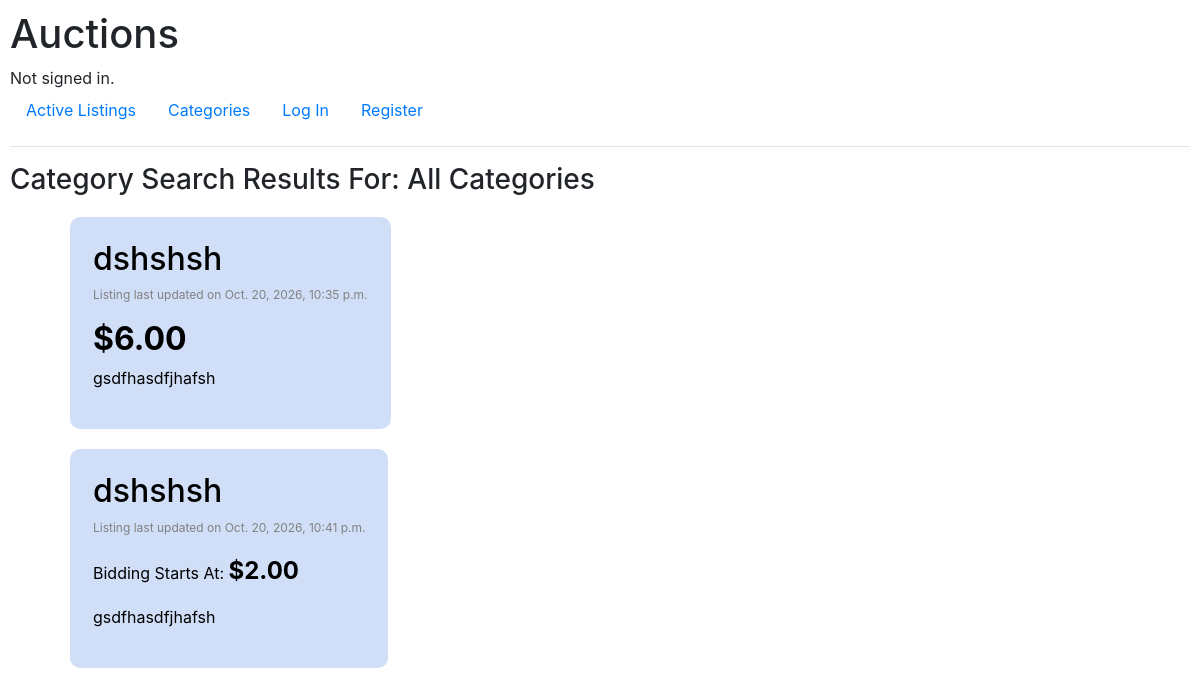
/categories/AC, run on an earlier commit of the app's database.
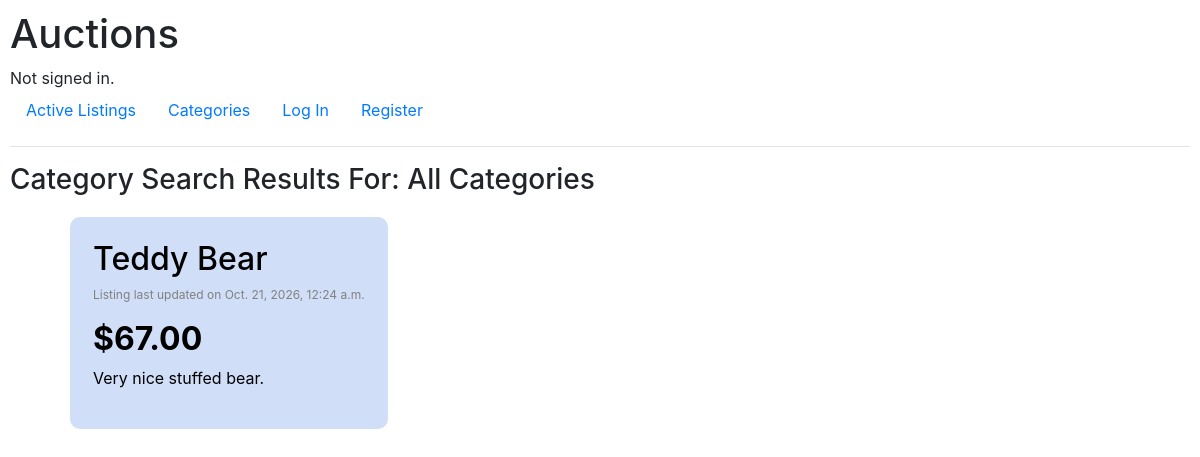
And on a later commit of the database.
### auctions/models.py (models this page shows, shortened)
class Item(models.Model):
    item_owner = models.ForeignKey(User, to_field='id', on_delete=models.CASCADE, related_name="owned_item")
    item_name = models.CharField(max_length=64)
    item_image_link = models.CharField(max_length=500)
    item_starting_bid = models.DecimalField(decimal_places=2, max_digits=19)
    item_posted_time = models.DateTimeField(auto_now_add=True)
    item_last_updated = models.DateTimeField(auto_now=True)
    item_sold = models.BooleanField(default=False)
    @property
    def item_current_bid(self):
        highest_bid = ItemBid.objects.filter(
            item=self.id
        ).order_by('-bid').first()
        if highest_bid:
            return highest_bid.bid
        return None
    class item_type(models.TextChoices):
        AllCategories = 'AC', _('All Categories')
        Antiques = 'AN', _('Antiques')
        Art = 'AR', _('Art')
        Baby = 'BA', _('Baby')
        Books = 'BO', _('Books')
        BusinessIndustrial = 'BI', _('Business & Industrial')
        CamerasPhoto = 'CP', _('Cameras & Photo')
        CellPhonesAccessories = 'CA', _('Cell Phones & Accessories')
        ClothingShoesAccessories = 'CS', _('Clothing, Shoes & Accessories')
        CoinsPaperMoney = 'CO', _('Coins & Paper Money')
        Collectibles = 'CL', _('Collectibles')
        ComputersTabletsNetworking = 'CT', _('Computers/Tablets & Networking')
        ConsumerElectronics = 'CE', _('Consumer Electronics')
        Crafts = 'CR', _('Crafts')
        DollsBears = 'DB', _('Dolls & Bears')
        DVDsMovies = 'DM', _('DVDs & Movies')
        EntertainmentMemorabilia = 'EM', _('Entertainment Memorabilia')
        EverythingElse = 'EE', _('Everything Else')
        GiftCards = 'GC', _('Gift Cards')
        HealthBeauty = 'HB', _('Health & Beauty')
        HomeGarden = 'HG', _('Home & Garden')
        JewelryWatches = 'JW', _('Jewelry & Watches')
        Music = 'MU', _('Music')
        MusicalInstrumentsGear = 'MI', _('Musical Instruments & Gear')
        PetSupplies = 'PS', _('Pet Supplies')
        PotteryGlass = 'PG', _('Pottery & Glass')
        RealEstate = 'RE', _('Real Estate')
        SpecialtyServices = 'SS', _('Specialty Services')
        SportingGoods = 'SG', _('Sporting Goods')
        SportsMemorabilia = 'SM', _('Sports Mem, Cards & Fan Shop')
        Stamps = 'ST', _('Stamps')
        Tickets = 'TI', _('Tickets & Experiences')
        ToysHobbies = 'TH', _('Toys & Hobbies')
        Travel = 'TR', _('Travel')
        VideoGamesConsoles = 'VG', _('Video Games & Consoles')
    item_type = models.CharField(
        max_length=2,
        choices=item_type,
        default=item_type.AllCategories
        )

class ItemBid(models.Model):
    user = models.ForeignKey(User, on_delete=models.CASCADE, related_name="user_bidding")
    item = models.PositiveIntegerField(Item)
    bid = models.DecimalField(decimal_places=2, max_digits=19)

class ItemDescription(models.Model):
    item = models.OneToOneField(Item, on_delete=models.CASCADE, primary_key=True)
    item_description = models.CharField(max_length=1000)

### categories/views.py (the view)
# urls.py: path("<str:input_item_type>", views.categories_listings, name="categories_listings")
def categories_listings(request, input_item_type):
    valid_types = [value for value, label in Item.item_type.field.choices]
    if input_item_type in valid_types:
        label = dict(Item._meta.get_field("item_type").choices).get(input_item_type)
        if Item.objects.filter(item_type=input_item_type).exists():
            items = Item.objects.filter(item_type=input_item_type)
            return render(request, "categories/categories_listings.html", {
                    "items": items,
                    "input_item_type": label
                })
        else:
            return render(request, "categories/categories_listings.html", {
                "input_item_type": label
            })
    else:
        return render(request, "categories/categories_listings.html", {
            "message": "Category Specified Is Not In System."
        })

### categories/templates/categories/categories_listings.html (shortened to what this page needs)
{% extends "auctions/layout.html" %}
{% block body %}
    <h3>Category Search Results For: {{ input_item_type }}</h3>
    {% if message %}
        <div class="alert alert-danger" role="alert">
            {{ message }}
        </div>
    {% elif items %}
        <ul>
            {% for item in items %}
                <div class="index-listing-container">
                    <a href="{% url 'listings:listing' item.id %}" class="fill-div">
                        <div class="index-listing">
                            <h2 class="listing-text">{{ item.item_name }}</h2>
                            <p class="listing-created-date">Listing last updated on {{ item.item_posted_time }}</p>
                            {% if item.item_current_bid is None %}
                                <p class="listing-text">Bidding Starts At: <span style="font-size: 1.5em; margin-right: 10px;"><b> ${{ item.item_starting_bid }}</b></span></p>
                            {% else %}
                                <p class="listing-text"><h2><b class="listing-text">${{ item.item_current_bid }}</b></h2>
                            {% endif %}
                            <p class="listing-text">{{ item.itemdescription.item_description }}</p>
                        </div>
                    </a>
                </div>
            {% empty %}
                <div class="alert alert-primary" role="alert">
                    No listings to display.
                </div>
            {% endfor %}
        </ul>
    {% else %}
        <div class="alert alert-primary" role="alert">
            There are currently no listings for this category.
        </div>
    {% endif %}
{% endblock %}

What changed in the data, as far as the page shows it:
removed Item: item_name "dshshsh", item_posted_time "Oct. 20, 2026, 10:35 p.m.", item_current_bid "6.00", itemdescription.item_description "gsdfhasdfjhafsh"
no longer on this page (row edited): Item: item_name "dshshsh", item_posted_time "Oct. 20, 2026, 10:41 p.m.", item_starting_bid "2.00", itemdescription.item_description "gsdfhasdfjhafsh"
added Item: item_name "Teddy Bear", item_posted_time "Oct. 21, 2026, 12:24 a.m.", item_current_bid "67.00", itemdescription.item_description "Very nice stuffed bear."
